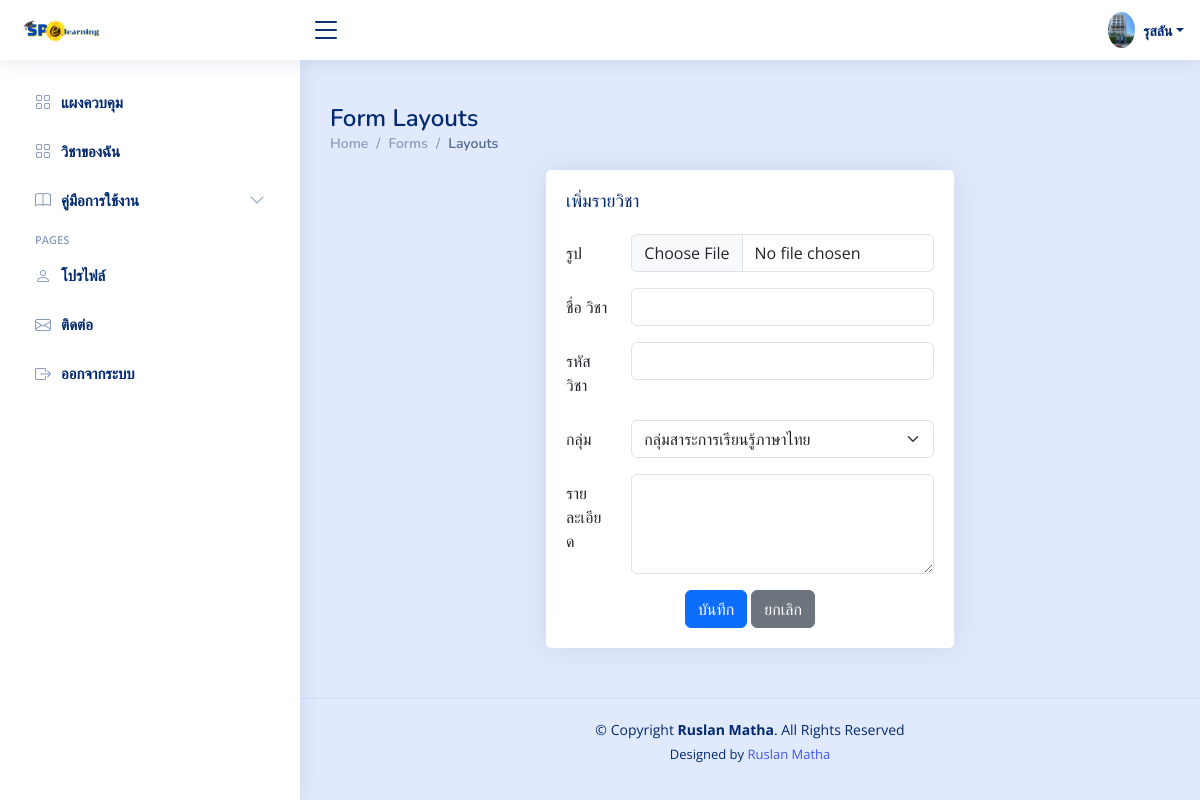
Page /teacher/add_course.php (signed in) on the committed database.
### tables this page shows
CREATE TABLE `teachers_images` (
  `image_id` int(11) NOT NULL,
  `teacher_id` int(11) DEFAULT NULL,
  `filename` varchar(255) DEFAULT NULL
);

CREATE TABLE `teachers` (
  `t_id` int(11) NOT NULL,
  `username` varchar(255) NOT NULL,
  `password` varchar(255) NOT NULL,
  `first_name` varchar(255) NOT NULL,
  `last_name` varchar(255) NOT NULL,
  `email` varchar(255) NOT NULL,
  `group_id` int(11) DEFAULT NULL,
  `image_id` int(11) DEFAULT NULL
);

### teacher/add_course.php (the view, shortened to what this page needs)
<?php
include('../connections/connection.php');
try {
    $user_id = $_SESSION['user_id'];
    $stmt = $db->prepare("SELECT * FROM teachers WHERE t_id = :user_id");
    $stmt->bindParam(':user_id', $user_id);
    $stmt->execute();
    $teacher = $stmt->fetch(PDO::FETCH_ASSOC);
} catch (PDOException $e) {
    echo "เกิดข้อผิดพลาด: " . $e->getMessage();
}
?>
<?php
  include('head.php');
?>
<body>
  <?php include('header.php'); ?>
  <?php include('sidebar.php'); ?>
  <main id="main" class="main">
<div class="pagetitle">
  <h1>Form Layouts</h1>
  <nav>
    <ol class="breadcrumb">
      <li class="breadcrumb-item"><a href="index.html">Home</a></li>
      <li class="breadcrumb-item">Forms</li>
      <li class="breadcrumb-item active">Layouts</li>
    </ol>
  </nav>
</div>
<section class="section">
  <div class="row">
    <div class="col-lg-6 mx-auto">
      <div class="card">
        <div class="card-body">
          <h5 class="card-title">เพิ่มรายวิชา</h5>
          <form class=" mx-auto" action="add_course_db.php" method="post" enctype="multipart/form-data">
          <div class="row mb-3">
                  <label for="c_img" class="col-sm-2 col-form-label">รูป</label>
                  <div class="col-sm-10">
                    <input class="form-control" type="file" id="c_img" name="c_img">
                  </div>
                </div>
            <div class="row mb-3">
              <label for="course_name" class="col-sm-2 col-form-label">ชื่อ วิชา</label>
              <div class="col-sm-10">
                <input type="text" class="form-control" id="course_name" name="course_name" required>
              </div>
            </div>
            <div class="row mb-3">
              <label for="course_Code" class="col-sm-2 col-form-label">รหัส วิชา</label>
              <div class="col-sm-10">
                <input type="text" class="form-control" id="course_Code" name="course_Code" required>
              </div>
            </div>
            <div class="row mb-3">
                <label for="group_id" class="col-sm-2 col-form-label">กลุ่ม</label>
                <div class="col-sm-10">
                    <select class="form-select" id="group_id" name="group_id">
                        <?php
                        $stmt = $db->query("SELECT * FROM learning_subject_group");
                        $groups = $stmt->fetchAll(PDO::FETCH_ASSOC);
                        foreach ($groups as $group) {
                            echo "<option value='{$group['group_id']}'>{$group['group_name']}</option>";
                        }
                        ?>
                    </select>
                </div>
            </div>
            <div class="row mb-3">
                  <label for="inputPassword" class="col-sm-2 col-form-label">รายละเอียด</label>
                  <div class="col-sm-10">
                    <textarea class="form-control" style="height: 100px" name="course_description"></textarea>
                  </div>
                </div>
            <div class="text-center">
              <button type="submit" class="btn btn-primary">บันทึก</button>
              <a href="../teacher/course.php" class="btn btn-secondary" onclick="cancelEdit()">ยกเลิก</a>
            </div>
          </form>
        </div>
      </div>
    </div>
  </div>
</section>
</main>
<?php include('footer.php');?>
</body>
</html>

### teacher/header.php (shortened to what this page needs)
<header id="header" class="header fixed-top d-flex align-items-center">
<div class="d-flex align-items-center justify-content-between">
  <a href="index.php" class="logo d-flex align-items-center">
    <img src="../uploads/img/logo.png" alt="">
  </a>
  <i class="bi bi-list toggle-sidebar-btn"></i>
</div>
<nav class="header-nav ms-auto">
  <ul class="d-flex align-items-center">
    <li class="nav-item dropdown pe-3">
      <a class="nav-link nav-profile d-flex align-items-center pe-0" href="#" data-bs-toggle="dropdown">
                  <?php if (!empty($teacher['image_id'])): ?>
                      <?php
                      $imageQuery = "SELECT filename FROM teachers_images WHERE image_id = :image_id";
                      $imageStmt = $db->prepare($imageQuery);
                      $imageStmt->bindParam(':image_id', $teacher['image_id']);
                      $imageStmt->execute();
                      $image = $imageStmt->fetch(PDO::FETCH_ASSOC);
                      if (!empty($image['filename'])):
                          $imagePath = '../admin/teacher_process/img/' . $image['filename'];
                      else:
                          $imagePath = '../admin/teacher_process/img/Defaul.png';
                      endif;
                      ?>
                      <img src="<?php echo $imagePath; ?>" alt="Profile" class="rounded-circle">
                  <?php else: ?>
                      <img src="../admin/teacher_process/img/Defaul.png" alt="Default Profile" class="rounded-circle">
                  <?php endif; ?>
        <span class="d-none d-md-block dropdown-toggle ps-2"><?php echo $teacher['first_name'];?></span>
      </a>
    </li>
  </ul>
</nav>
</header>

### teacher/css/style.css (style rules this page uses)
:root { scroll-behavior: smooth; }
a { color: #4154f1; text-decoration: none; }
h1, h2, h3, h4, h5, h6 { font-family: "Nunito", sans-serif; }
#main { margin-top: 60px; padding: 20px 30px; transition: all 0.3s; }
.pagetitle { margin-bottom: 10px; }
.pagetitle h1 { font-size: 24px; margin-bottom: 0; font-weight: 600; color: #012970; }
.card { margin-bottom: 30px; border: none; border-radius: 5px; box-shadow: 0px 0 30px rgba(1, 41, 112, 0.1); }
.card-title { padding: 20px 0 15px 0; font-size: 18px; font-weight: 500; color: #012970; font-family: "Poppins", sans-serif; }
.card-body { padding: 0 20px 20px 20px; }
.breadcrumb { font-size: 14px; font-family: "Nunito", sans-serif; color: #899bbd; font-weight: 600; }
.breadcrumb a { color: #899bbd; transition: 0.3s; }
.breadcrumb .breadcrumb-item::before { color: #899bbd; }
.breadcrumb .active { color: #51678f; font-weight: 600; }
.logo { line-height: 1; }
@media (min-width: 1200px) { .logo { width: 280px; } }
.logo img { max-height: 26px; margin-right: 6px; }
.header { transition: all 0.5s; z-index: 997; height: 60px; box-shadow: 0px 2px 20px rgba(1, 41, 112, 0.1); background-color: #fff; padding-left: 20px; }
.header .toggle-sidebar-btn { font-size: 32px; padding-left: 10px; cursor: pointer; color: #012970; }
@media (min-width: 1200px) { #main, #footer { margin-left: 300px; } }

### teacher/head.php (style rules this page uses)
body { font-family: "Open Sans", sans-serif; background-color: #e1eafc; }
.header-nav ul { list-style: none; }
.header-nav>ul { margin: 0; padding: 0; }
.header-nav .nav-profile { color: #012970; }
.header-nav .nav-profile img { max-height: 36px; }
.header-nav .nav-profile span { font-size: 14px; font-weight: 600; }

### rows in the picture
teachers_images: filename (picture)
teachers: first_name "รุสลัน"

### other values in the picture
form field group_id "กลุ่มสาระการเรียนรู้ภาษาไทย"
